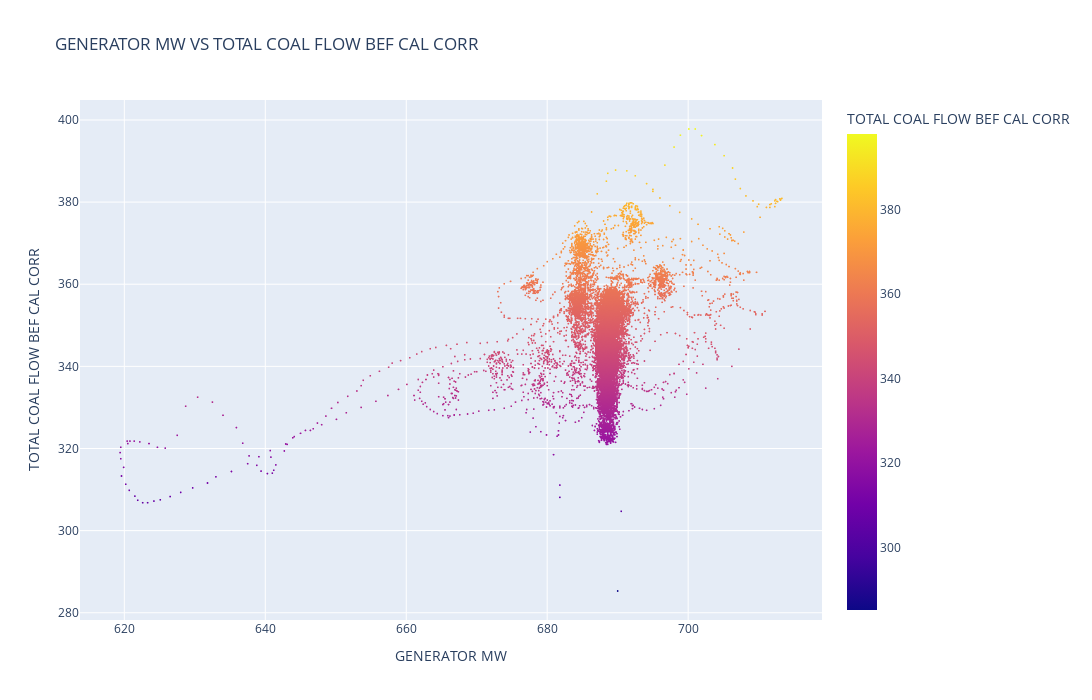

Source (notebook cell):
### Code cell
import plotly.express as px
fig = px.scatter(df, 
                 x='GENERATOR MW', 
                 y='TOTAL COAL FLOW BEF CAL CORR', 
                 opacity=1, 
                 title='GENERATOR MW VS TOTAL COAL FLOW BEF CAL CORR', 
                 color='TOTAL COAL FLOW BEF CAL CORR',
                 color_discrete_sequence=['blue','red'])


fig.update_traces(marker=dict(size=2))


fig.update_layout(width=1200, height=700)

fig.show()

### Figure 1 — Plotly figure (JSON) as saved in the notebook; plotly's stock layout.template omitted (floating-point values rounded to 4 significant figures; data arrays with more than 128 entries replaced by an {"elided": "..."} marker saying what was removed)
{"data": [{"hovertemplate": "GENERATOR MW=%{x}<br>TOTAL COAL FLOW BEF CAL CORR=%{marker.color}<extra></extra>", "legendgroup": "", "marker": {"color": {"elided": "17280 float values"}, "coloraxis": "coloraxis", "opacity": 1, "size": 2, "symbol": "circle"}, "mode": "markers", "name": "", "showlegend": false, "type": "scattergl", "x": {"elided": "17280 float values"}, "xaxis": "x", "y": {"elided": "17280 float values"}, "yaxis": "y"}], "layout": {"coloraxis": {"colorbar": {"title": {"text": "TOTAL COAL FLOW BEF CAL CORR"}}, "colorscale": [[0, "#0d0887"], [0.1111, "#46039f"], [0.2222, "#7201a8"], [0.3333, "#9c179e"], [0.4444, "#bd3786"], [0.5556, "#d8576b"], [0.6667, "#ed7953"], [0.7778, "#fb9f3a"], [0.8889, "#fdca26"], [1, "#f0f921"]]}, "height": 700, "legend": {"tracegroupgap": 0}, "title": {"text": "GENERATOR MW VS TOTAL COAL FLOW BEF CAL CORR"}, "width": 1200, "xaxis": {"anchor": "y", "domain": [0, 1], "title": {"text": "GENERATOR MW"}}, "yaxis": {"anchor": "x", "domain": [0, 1], "title": {"text": "TOTAL COAL FLOW BEF CAL CORR"}}}}
